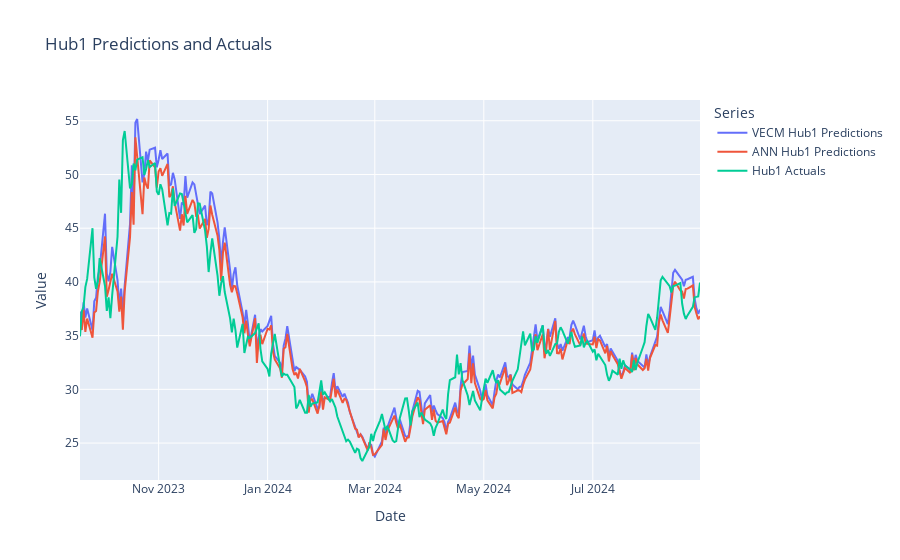

Notebook code for this chart:
### Code cell
fig = go.Figure()

# Add traces for each series
fig.add_trace(go.Scatter(x=vecm_hub1_predictions.index, y=vecm_hub1_predictions[hub1_name], mode='lines', name='VECM Hub1 Predictions'))
fig.add_trace(go.Scatter(x=ann_hub1_predictions.index, y=ann_hub1_predictions[hub1_name], mode='lines', name='ANN Hub1 Predictions'))
fig.add_trace(go.Scatter(x=hub1_actuals.index, y=hub1_actuals[hub1_name], mode='lines', name='Hub1 Actuals'))

# Update layout
fig.update_layout(title='Hub1 Predictions and Actuals',
                  xaxis_title='Date',
                  yaxis_title='Value',
                  legend_title='Series')

# Show plot
fig.show()

### Figure 1 — Plotly figure (JSON) as saved in the notebook; plotly's stock layout.template omitted (floating-point values rounded to 4 significant figures; data arrays with more than 128 entries replaced by an {"elided": "..."} marker saying what was removed)
{"data": [{"mode": "lines", "name": "VECM Hub1 Predictions", "type": "scatter", "x": {"elided": "250 str values"}, "y": {"elided": "250 float values"}}, {"mode": "lines", "name": "ANN Hub1 Predictions", "type": "scatter", "x": {"elided": "250 str values"}, "y": {"elided": "250 float values"}}, {"mode": "lines", "name": "Hub1 Actuals", "type": "scatter", "x": {"elided": "250 str values"}, "y": {"elided": "250 float values"}}], "layout": {"legend": {"title": {"text": "Series"}}, "title": {"text": "Hub1 Predictions and Actuals"}, "xaxis": {"title": {"text": "Date"}}, "yaxis": {"title": {"text": "Value"}}}}
